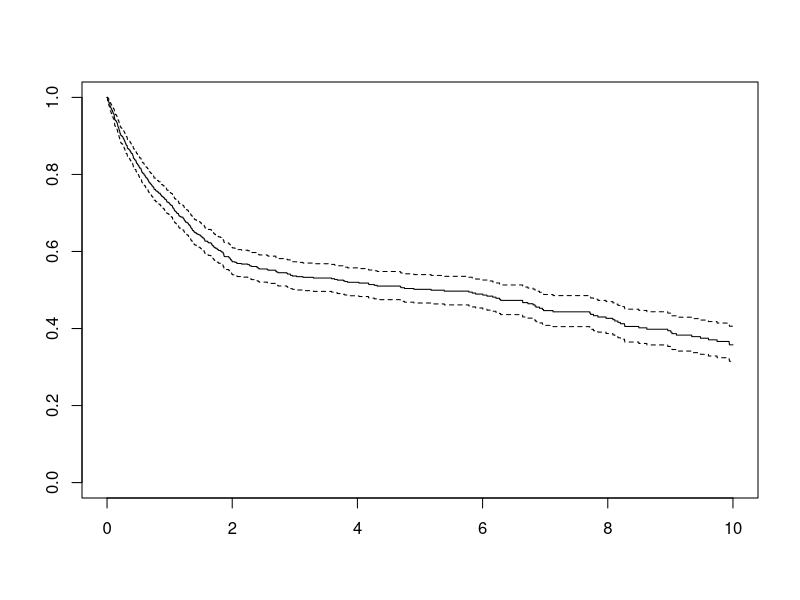
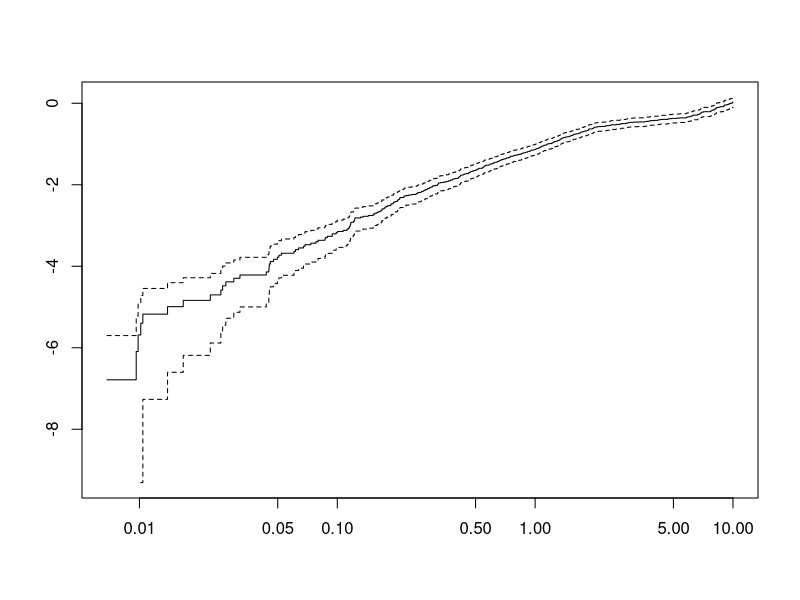
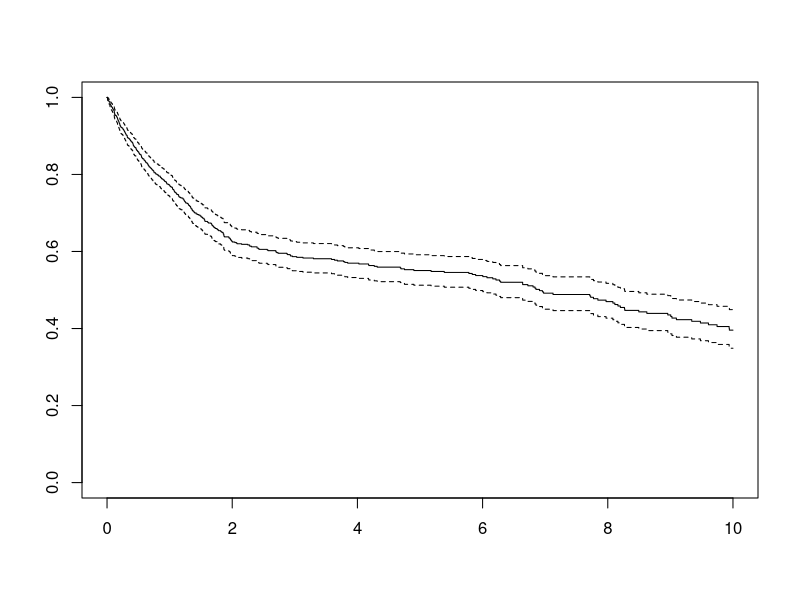
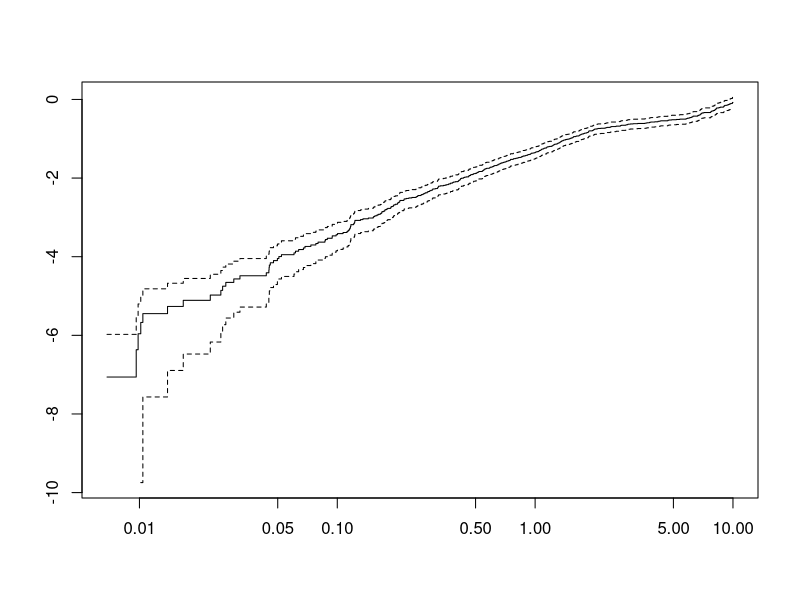
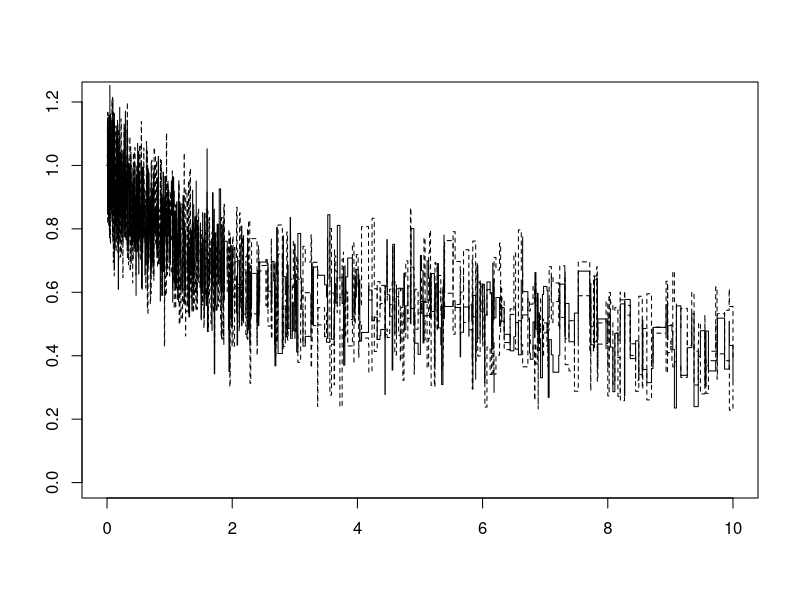
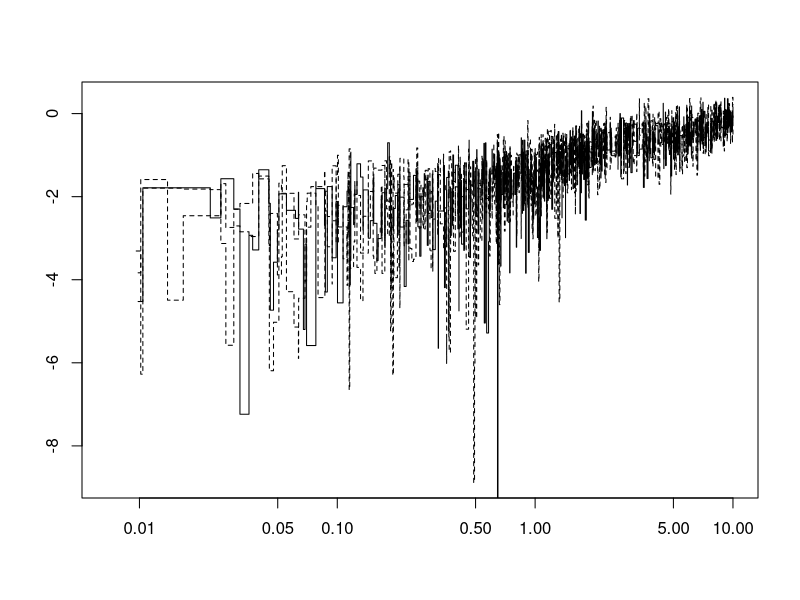
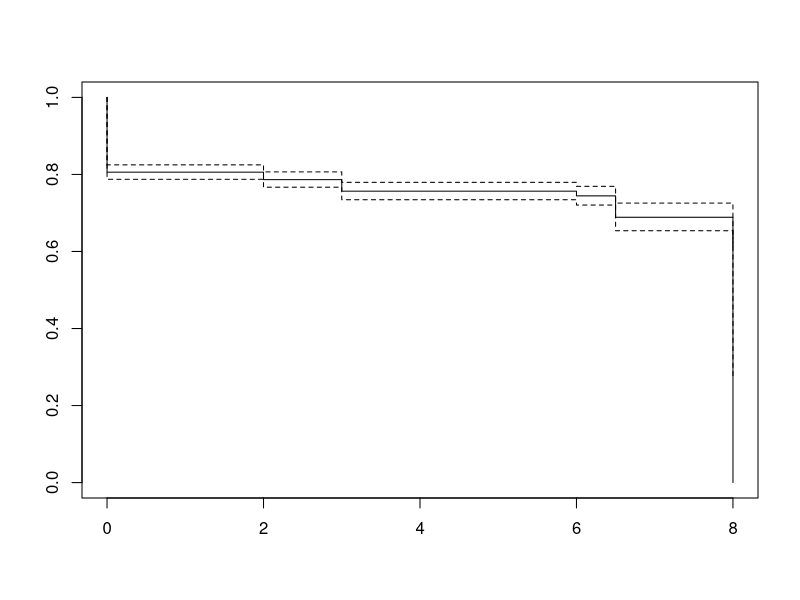
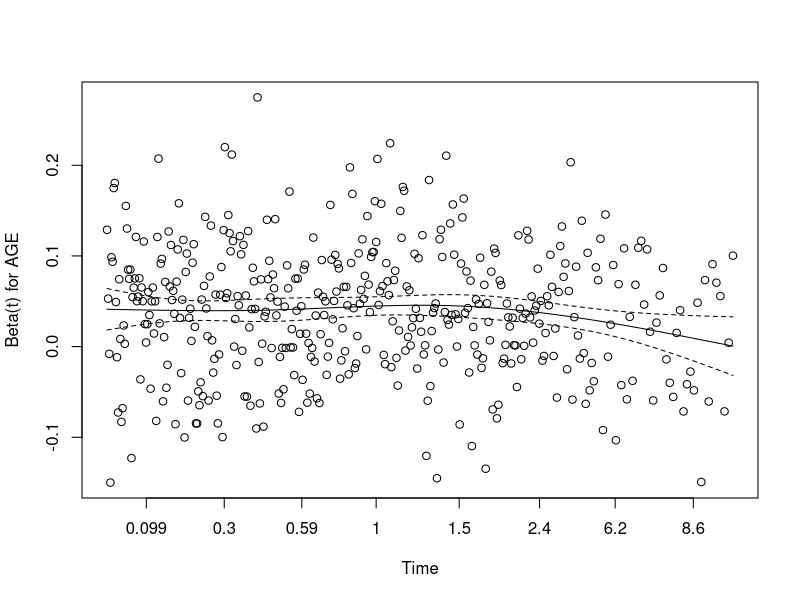

R code for these plots, in order: (Note: this script raises an error after producing the figures.)
###################################
#
# Simple script to load 
# survival data and show 
# survival functionality
#
###################################

library(survival)

##############
# Load data
##############
file <- read.csv(file = "expand_no_missing_study1.csv", header = TRUE, stringsAsFactors = FALSE)

SURVTIME  <- as.numeric(file$survtime)
EVENT     <- as.numeric(file$cens)
STARTTIME <- as.numeric(file$starttime)
ENDTIME   <- as.numeric(file$endtime)

AGE <- as.numeric(file$age.60)

# build survival object
s <- survival::Surv(time=SURVTIME,event=EVENT)
# survival::coxph(formula = "survival::Surv(time=SURVTIME,event=EVENT) ~ file$age.60", data = file)

survival::coxph(formula = s ~ AGE)#, data=file)

survival::coxph(formula = s ~ AGE, data=file)

aa <- survival::coxph(formula = s ~ file$age.60, data=file)

survival::coxph(formula = s ~ age.60, data=file)

aa <- survival::coxph(formula = s ~ AGE + file$female, data=file)

#################################
# getting number of data points
#################################
aa$coefficients

length(aa$coefficients)

aa$n


##################
# using strata
##################
survival::coxph(formula = s ~ AGE + strata(file$female), data=file)


##################
# Plotting
##################
# TODO: call with time and time2 parameter
s <- survival::Surv(time=SURVTIME,event=EVENT)

s <- survival::Surv(time = STARTTIME, time2 = ENDTIME, event = EVENT)
summary(s)

coxph_object <- survival::coxph(formula = s ~ AGE, data=file)
summary(coxph_object)

# Kaplan-Meier plot
survfit_km <- survival::survfit(formula = s ~ 1 )
plot(survfit_km)
plot(survfit_km, fun="cloglog")

# plot cox model
survfit_cox <- survival::survfit(formula = coxph_object)
plot(survfit_cox)
plot(survfit_cox, fun="cloglog")

# add random noise
survfit_cox$surv <- abs(rnorm(n = length(survfit_cox$surv), mean = survfit_cox$surv, sd = 0.1))
survfit_cox$n.event <- abs(rnorm(n = length(survfit_cox$n.event), mean = survfit_cox$n.event, sd = 0.1))
survfit_cox$n.risk <- abs(rnorm(n = length(survfit_cox$n.risk), mean = survfit_cox$n.risk, sd = 0.1))
survfit_cox$lower <- abs(rnorm(n = length(survfit_cox$lower), mean = survfit_cox$lower, sd = 0.1))
survfit_cox$upper <- abs(rnorm(n = length(survfit_cox$upper), mean = survfit_cox$upper, sd = 0.1))
plot(survfit_cox)
plot(survfit_cox, fun="cloglog")

#########################################
# add random noise to surv object
#########################################
# for (i_temp_counter_loop in c(1:length(STARTTIME)) )
# {
#    i_temp_counter_loop  
# }  

STARTTIME_noise <- abs(rnorm(n = length(STARTTIME), mean = STARTTIME, sd = 0.0001))
ENDTIME_noise   <- abs(rnorm(n = length(ENDTIME), mean = ENDTIME, sd = 0.0001))

# TODO: EVENT not modified amd ENDTIME not modified

s_noise <- survival::Surv(time = STARTTIME_noise, 
                          #time2 = ENDTIME_noise,
                          event = EVENT)
summary(s_noise)

coxph_object_noise <- survival::coxph(formula = s_noise ~ AGE, data=file)
summary(coxph_object_noise)

# Kaplan-Meier plot
survfit_km_noise <- survival::survfit(formula = s_noise ~ 1 )
plot(survfit_km_noise)




#####################################
# statistics on survival object
# stats::quantile(x = s)
mean(x = s)

summary(s[,1])
summary(s[,2])

stats::quantile(x = s[,1])
stats::quantile(x = s[,2])

ret_list <- list("time"=stats::quantile(x = s[,1]), "event"=stats::quantile(x = s[,2]))

# TODO: try the following
sa <- as.data.frame(s)
summary(sa)


# stats::quantile(x = sa$time)
# and similar for event


##################################
# Counting data
##################################
s_int <- survival::Surv(time = STARTTIME, time2 = ENDTIME, event = EVENT, type = "counting") 
cox_int <- survival::coxph(formula = s_int ~ AGE)

##################################################
# test the cox proportional hazards assumption
#    diagnostics for Cox models
##################################################
out_coxzph <- survival::cox.zph(fit = cox_int)
plot(out_coxzph)

##################################################
# more advanced options like subset, control
##################################################
cox_int <- survival::coxph(formula = s ~ AGE,
                           data = file,
                           subset = age.60 > 7,
                           control = survival::coxph.control(eps = 0.00001, iter.max = 1000)
                           )

# NOTE: default is
survival::coxph.control()

cox_int <- survival::coxph(formula = s ~ AGE,
                           data = file,
                           subset = age.60 > 7,
                           control = "survival::coxph.control`(eps = 0.00001, iter.max = 1000)"
                          )


cox_int <- survival::coxph(formula = s ~ AGE,
                           data = file,
                           subset = age.60 > 7,
                           control = eval(parse(text = "survival::coxph.control(eps = 0.00001, iter.max = 1000)"))
                          )


cox_int <- survival::coxph(formula = s ~ AGE,
                           data = file,
                           subset = age.60 > 7,
                           control = eval(parse(text = "survival::coxph.control()"))
                          )

eval(parse(text = "survival::coxph.control(eps = 0.00001, iter.max = 1000)"))


eval(parse(text = "fn_ptr = survival::coxph.control(eps = 0.00001, iter.max = 1000)"))

cox_int <- survival::coxph(formula = s ~ AGE,
                           data = file,
                           subset = age.60 > 7,
                           control = fn_ptr
                          )




#############################################
# Time-dependent covariates
#############################################

# https://www.ncbi.nlm.nih.gov/pmc/articles/PMC6015946/
# excellent article
# https://stackoverflow.com/questions/24488495/how-does-cox-zph-deal-with-time-dependent-covariates

fit_tt <- survival::coxph(formula = Surv(time = time, event=status) ~ age + ph.karno + tt(ph.karno) + sex,
                          data = lung,
                          tt = function(x,t,...) x*log(t+20)
                          )
summary(fit_tt)

#cox_zph_tt <- survival::cox.zph(fit = fit_tt,
#                                transform = function(t) x*log(t+20)
#                                )
#plot(cox_zph_tt)

cox_zph_time <- survival::cox.zph(fit = fit_tt)
plot(cox_zph_time)


#########################################################
# Other useful resources for survival analysis are:
# https://stats.stackexchange.com/questions/317109/how-do-you-interpret-coxph-output-for-the-stratified-prentice-williams-peter
# 
# https://stats.stackexchange.com/questions/93900/how-exactly-can-the-cox-model-ignore-exact-times?rq=1
# 
# https://stats.stackexchange.com/questions/144923/extended-cox-model-and-cox-zph/238964#238964
#########################################################
